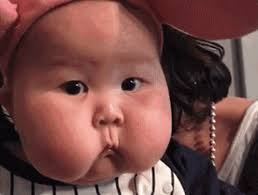
#> input picture images/loctrungbinh.jpg, 258 x 195 px, found by its file name
$ python LocTrungBinh.py
#> lines starting #> are read from the running program, lines starting #| are printed output that depends on the picture
import numpy as np
import matplotlib.pyplot as plt
import cv2

path = 'images/loctrungbinh.jpg'
img = cv2.imread(path)
#> img is the input picture: shape (195, 258, 3); mean B, G, R 70.8, 74.5, 117
img = cv2.cvtColor(img, cv2.COLOR_BGR2GRAY)
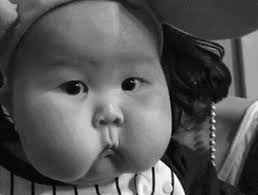
#> img: shape (195, 258); min 0, max 253, mean 86.8

fig, ax = plt.subplots(2, 1, figsize=(5, 5))

H = np.array([[1, 1, 1],
              [1, 1, 1],
              [1, 1, 1]]) / 9.0

def conv(img, kernel):
    img_new = np.copy(img)
    n = img_new.shape[0]
#> n = 195
    m = img_new.shape[1]
#> m = 258
    for i in range(1, n-1):
        for j in range(1, m-1):
            center_pixel = [i, j]
            center_kernel = [1, 1]
            xRows = [0, 0, 1, -1, 1, -1, 1, -1]
            yCols = [-1, 1, 0, 0, -1, -1, 1, 1]
            new_val = 0.0
            for k in range(8):
                item = [xRows[k], yCols[k]]
                pixel_img_x = center_pixel[0] + item[0]
                pixel_img_y = center_pixel[1] + item[1]
                pixel_kernel_x = center_kernel[0] + item[0]
                pixel_kernel_y = center_kernel[1] + item[1]
                new_val += img[pixel_img_x][pixel_img_y] * kernel[pixel_kernel_x][pixel_kernel_y]
            new_val += img[i][j] * kernel[1][1]
            if new_val < 0:
                new_val = 0
            if new_val > 255:
                new_val = 255
            img_new[i, j] = new_val * 1
    return img_new
img_new = conv(img,H)
for i in range(0,2):
    img_new = conv(img_new,H)
#> this loop made 2 passes
#> pass 1, `img_new = conv(img_new,H)`:
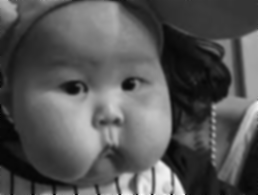
#> img_new: shape (195, 258); min 1, max 253, mean 85.8

ax[0].imshow(img, cmap='gray')
ax[1].imshow(img_new, cmap='gray')


plt.show()
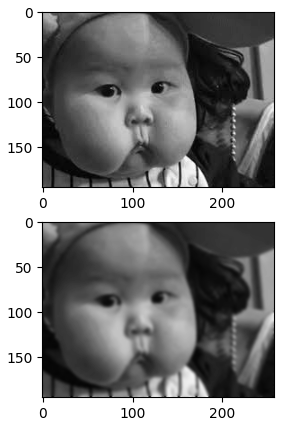
#> figure drawn by matplotlib, 2 panels

$ run again, with images/amban.jpg copied over images/loctrungbinh.jpg
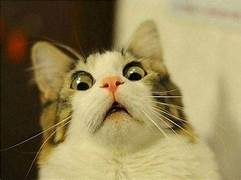
#> input picture images/amban.jpg, 241 x 180 px, found by its file name
#> img is the input picture: shape (180, 241, 3); mean B, G, R 87.4, 132.2, 147.3
#> img: shape (180, 241)
#> after the loop in conv, `for i in range(1, n-1):`:
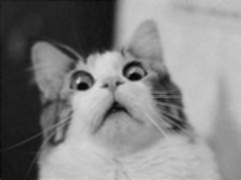
#> img_new: shape (180, 241); min 6, max 219, mean 131.2
#> `plt.show()`:
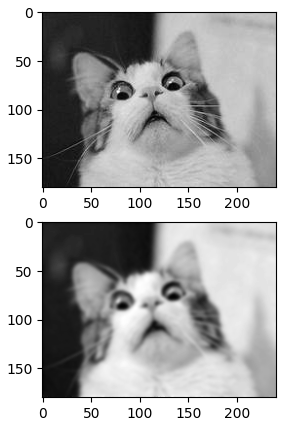
#> figure drawn by matplotlib, 2 panels
